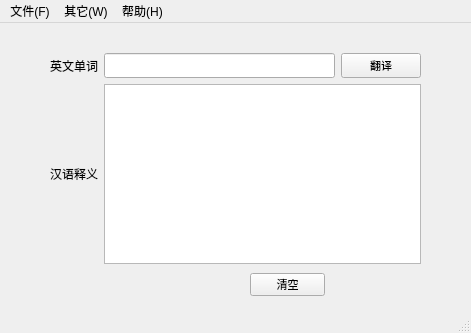
<?xml version="1.0" encoding="UTF-8"?>
<ui version="4.0">
 <class>AVL</class>
 <widget class="QMainWindow" name="AVL">
  <property name="geometry">
   <rect>
    <x>0</x>
    <y>0</y>
    <width>471</width>
    <height>333</height>
   </rect>
  </property>
  <property name="windowTitle">
   <string>AVL</string>
  </property>
  <widget class="QWidget" name="centralwidget">
   <widget class="QPushButton" name="pushButton_2">
    <property name="geometry">
     <rect>
      <x>250</x>
      <y>250</y>
      <width>75</width>
      <height>23</height>
     </rect>
    </property>
    <property name="font">
     <font>
      <pointsize>8</pointsize>
     </font>
    </property>
    <property name="text">
     <string>清空</string>
    </property>
   </widget>
   <widget class="QWidget" name="verticalLayoutWidget">
    <property name="geometry">
     <rect>
      <x>50</x>
      <y>30</y>
      <width>371</width>
      <height>211</height>
     </rect>
    </property>
    <property name="font">
     <font>
      <family>新宋体</family>
      <pointsize>9</pointsize>
     </font>
    </property>
    <layout class="QVBoxLayout" name="verticalLayout_3">
     <item>
      <layout class="QHBoxLayout" name="horizontalLayout">
       <item>
        <widget class="QLabel" name="label_3">
         <property name="font">
          <font>
           <family>新宋体</family>
           <pointsize>9</pointsize>
          </font>
         </property>
         <property name="text">
          <string>英文单词</string>
         </property>
        </widget>
       </item>
       <item>
        <widget class="QLineEdit" name="lineEdit">
         <property name="font">
          <font>
           <family>新宋体</family>
           <pointsize>9</pointsize>
          </font>
         </property>
        </widget>
       </item>
       <item>
        <widget class="QPushButton" name="pushButton">
         <property name="font">
          <font>
           <family>新宋体</family>
           <pointsize>8</pointsize>
          </font>
         </property>
         <property name="text">
          <string>翻译</string>
         </property>
        </widget>
       </item>
      </layout>
     </item>
     <item>
      <layout class="QHBoxLayout" name="horizontalLayout_2">
       <item>
        <widget class="QLabel" name="label_2">
         <property name="font">
          <font>
           <family>新宋体</family>
           <pointsize>9</pointsize>
          </font>
         </property>
         <property name="text">
          <string>汉语释义</string>
         </property>
        </widget>
       </item>
       <item>
        <widget class="QTextBrowser" name="textBrowser">
         <property name="font">
          <font>
           <family>新宋体</family>
           <pointsize>9</pointsize>
          </font>
         </property>
        </widget>
       </item>
      </layout>
     </item>
    </layout>
   </widget>
  </widget>
  <widget class="QMenuBar" name="menubar">
   <property name="geometry">
    <rect>
     <x>0</x>
     <y>0</y>
     <width>471</width>
     <height>26</height>
    </rect>
   </property>
   <widget class="QMenu" name="menu">
    <property name="title">
     <string>其它(W)</string>
    </property>
    <addaction name="actionInsert"/>
    <addaction name="separator"/>
    <addaction name="actionDelete"/>
    <addaction name="separator"/>
    <addaction name="actionModify"/>
   </widget>
   <widget class="QMenu" name="menu_2">
    <property name="title">
     <string>文件(F)</string>
    </property>
    <addaction name="actionasd"/>
    <addaction name="separator"/>
    <addaction name="actiona"/>
   </widget>
   <widget class="QMenu" name="menu_3">
    <property name="title">
     <string>帮助(H)</string>
    </property>
    <widget class="QMenu" name="menu_4">
     <property name="title">
      <string>联系作者</string>
     </property>
     <addaction name="actiona_3"/>
     <addaction name="actionyu"/>
     <addaction name="actiona_4"/>
    </widget>
    <addaction name="actionc"/>
    <addaction name="separator"/>
    <addaction name="actionasd_2"/>
    <addaction name="separator"/>
    <addaction name="menu_4"/>
   </widget>
   <addaction name="menu_2"/>
   <addaction name="menu"/>
   <addaction name="menu_3"/>
  </widget>
  <widget class="QStatusBar" name="statusBar">
   <property name="layoutDirection">
    <enum>Qt::LeftToRight</enum>
   </property>
  </widget>
  <action name="actionInsert">
   <property name="text">
    <string>插入单词    Ctrl+I</string>
   </property>
  </action>
  <action name="actionDelete">
   <property name="text">
    <string>删除单词    Ctrl+D</string>
   </property>
  </action>
  <action name="actionModify">
   <property name="text">
    <string>修改单词    Ctrl+M</string>
   </property>
  </action>
  <action name="actionasd">
   <property name="text">
    <string>词典目录    Ctrl+F1</string>
   </property>
  </action>
  <action name="actiona">
   <property name="text">
    <string>源码目录    Ctrl+F2</string>
   </property>
  </action>
  <action name="actionc">
   <property name="text">
    <string>操作指南    F1</string>
   </property>
  </action>
  <action name="actiona_3">
   <property name="text">
    <string>QQ:844191153</string>
   </property>
  </action>
  <action name="actionyu">
   <property name="text">
    <string>邮箱:844191153@qq.com</string>
   </property>
  </action>
  <action name="actiona_4">
   <property name="text">
    <string>电话:15848566846</string>
   </property>
  </action>
  <action name="actionasd_2">
   <property name="text">
    <string>      关于    F2</string>
   </property>
  </action>
 </widget>
 <resources/>
 <connections/>
</ui>
